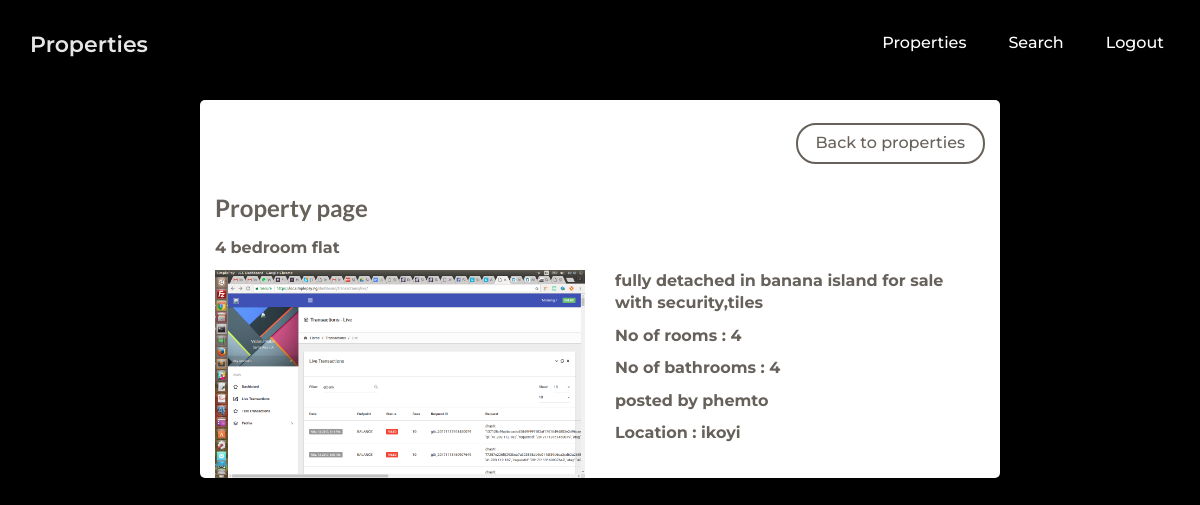
Screenshot of /properties/1/ with the database file from the repository.
### properties/models.py (models this page shows, shortened)
class properties(models.Model):
	title = models.CharField(max_length=100)
	location = models.CharField(max_length=100)
	description = models.TextField(max_length=5000)
	user = models.ForeignKey(User, on_delete=models.CASCADE)
	image = models.ImageField(upload_to=upload_location,null = True, blank = False)
	bathroom = models.IntegerField()
	room = models.IntegerField()
	created_date = models.DateTimeField(auto_now=True, auto_now_add=False)
	class Meta:
		ordering = ["-created_date"]

### properties/views.py (the view)
# urls.py: url(r'^details/(?P<pk>\d+)/$', views.details.as_view(), name="DetailProperty"),
def details(request,pk):
    show_post = properties.objects.get(id=pk)
    return render(request,"properties/details.html",{"title":"show properties","property":show_post})

### properties/templates/properties/details.html (shortened to what this page needs)
{% extends 'frontend/base.html' %}
{% block staticcss %}
	<link href="/static/assets/css/ct-paper.css" rel="stylesheet"/>
	<link href="/static/assets/css/examples.css" rel="stylesheet" />
    <link href="/static/css/landing-page.css" rel="stylesheet">
{% endblock %}
{% block nav %}
	<nav class="navbar navbar-ct-transparent navbar-fixed-top" role="navigation-demo" id="register-navbar">
      <div class="container">
        <div class="navbar-header">
          <a class="navbar-brand" href="/">
              Properties
          </a>
        </div>
        <div class="collapse navbar-collapse" id="navigation-example-2">
          <ul class="nav navbar-nav navbar-right">
            <li>
                <a href="/properties" class="btn btn-simple">Properties</a>
            </li>
          {% if request.user %}
            <li>
                <a href="/properties/search" class="btn btn-simple">Search</a>
            </li>
            <li>
                <a href="/account/logout" class="btn btn-simple">Logout</a>
            </li>
           {% endif %}
           </ul>
        </div>
      </div>
    </nav>
{% endblock %}
{% block content %}
	<div class="container-fluid" style="margin-top:100px;">
        <div class="row">
            <div class="col-md-8 col-md-offset-2 form-container">
                <div class="header">
                    <div class="text-right"><br>
                        <a href="/properties" class="text-left btn btn-default">Back to properties</a>
                    </div>
                    <h4 class="title">Property page</h4>
                    <p class="category">{{property.title}}</p>
                </div>
                <div class="row">
                    <div class="col-md-6">
                        <img src="{{property.image.url}}" class="img-responsive">
                    </div>
                    <div class="col-md-6">
                        <p>{{property.description}}</p>
                        <p>No of rooms : {{property.room}}</p>
                        <p>No of bathrooms : {{property.bathroom}}</p>
                        <p>posted by {{property.user.username}}</p>
                        <p>Location : {{property.location}}</p>
                    </div>
                </div>
            </div>
        </div>
    </div>
{% endblock %}

### frontend/static/assets/css/examples.css (style rules this page uses)
#register-navbar a { color: #FFF; }

### frontend/static/css/landing-page.css (style rules this page uses)
body, html { width: 100%; height: 100%; }
body, h1, h2, h3, h4, h5, h6 { font-family: "Lato","Helvetica Neue",Helvetica,Arial,sans-serif; font-weight: 700; }

### properties/templates/properties/details.html (style rules this page uses)
body { background:#000; }
.form-container { background:#FFF; border-radius:5px; }

### rows the page displays
properties: title "4 bedroom flat", image (picture), description "fully detached in banana island for sale with security,tiles", room "4", bathroom "4", user.username "phemto", location "ikoyi"
